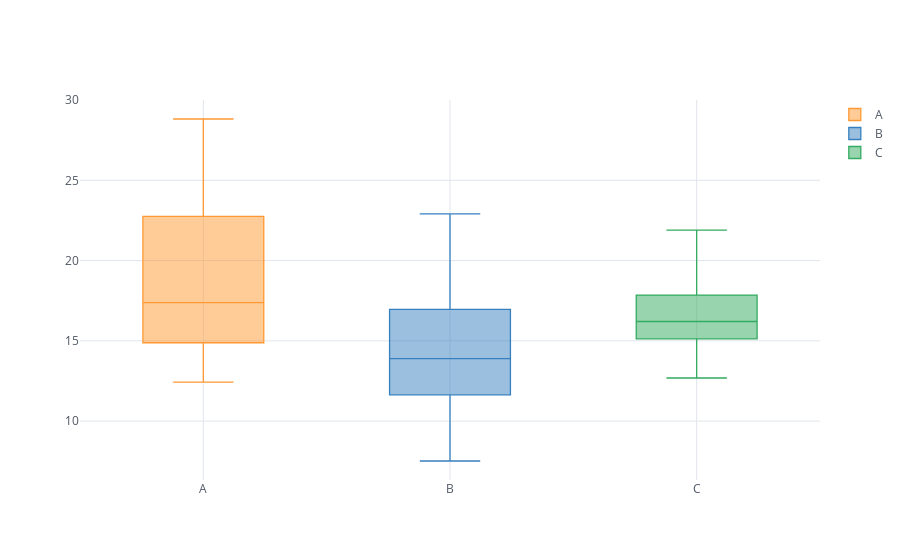

This figure's notebook cell:
### Code cell
df.iplot(kind = 'box')

#Box plot divides the data in four parts 25% 50% 75% and 100%
#Range between q1 and q3 (actual box region) is called Inter Quartile Range (IQR)
#This graph is used maily to find outliers in the dataset which is represented by dots on top or below the box plot. Below graph does not have outliers
#Distance from minimum most line to q1  = q1 + (1.5 X IQR)
#Distance from q3 to maximum line  = q3 + (1.5 X IQR)

#Median line represents 0 Std. Deviation
#q3 represents 1 Std. Deviation 
#line between q3 and maximum represents 2 Std. Deviation
#Maximum represents 3 Std. Deviation
#Anything beyond maximum represents Maximum Outliers

#Median line represents 0 Std. Deviation
#q1 represents -1 Std. Deviation 
#line between q1 and minimum represents -2 Std. Deviation
#Minimum represents -3 Std. Deviation
#Anything lower than minimum represents Minimum Outliers

### Figure 1 — Plotly figure (JSON) as saved in the notebook; plotly's stock layout.template omitted (floating-point values rounded to 4 significant figures)
{"data": [{"boxpoints": false, "line": {"width": 1.3}, "marker": {"color": "rgba(255, 153, 51, 1.0)"}, "name": "A", "orientation": "v", "type": "box", "y": [20.96, 20.63, 19.96, 19.99, 19.89, 19.92, 18.65, 18.45, 17.99, 19.69, 20.61, 20.92, 22.47, 23.42, 24.92, 23.85, 24.62, 23.97, 25.01, 23.65, 24.21, 26.27, 25.88, 26.9, 27.82, 27.55, 27.67, 27.02, 27.97, 28.82, 27.61, 25.48, 24.72, 24.16, 23.77, 23.86, 23.11, 23.02, 21.65, 21.01, 20.56, 18.37, 18.82, 18.8, 19.66, 18.45, 17.85, 17.7, 15.04, 12.91, 15.32, 14.6, 12.95, 15.4, 16.09, 17.05, 15.79, 13.26, 14.48, 12.43, 12.8, 13.4, 14.25, 13.7, 14.33, 15.08, 15.32, 14.12, 14.87, 13.96, 13.09, 14.52, 14.79, 14.23, 14.68, 14.51, 14.13, 14.96, 16.02, 16.15, 13.91, 14.27, 16.2, 16.42, 17.39, 16.98, 14.38, 15.34, 15.24, 14.9, 14.86, 15.55, 15.65, 17.33, 16.62, 17.6, 16.24, 17.35, 17.38, 15.52]}, {"boxpoints": false, "line": {"width": 1.3}, "marker": {"color": "rgba(55, 128, 191, 1.0)"}, "name": "B", "orientation": "v", "type": "box", "y": [20.88, 19.93, 19.93, 20.9, 21.2, 21.57, 22.91, 21.26, 21.92, 21.34, 21.32, 21.09, 21.1, 20.12, 17.81, 16.86, 16.8, 16.54, 16.72, 15.54, 15.44, 15.17, 13.91, 14.53, 13.23, 12.89, 13.69, 13.68, 12.44, 12.11, 13.08, 15.6, 16.69, 16.86, 17.2, 16.89, 19.05, 18.26, 19.17, 18.38, 17.92, 16.51, 15.06, 13.87, 12.24, 13.65, 11.68, 10.99, 11.2, 10.6, 11.17, 10.68, 10.63, 9.949, 9.592, 8.398, 8.165, 7.517, 7.668, 9.234, 10.78, 10.77, 10.85, 10.48, 11.73, 10.59, 10.77, 10.27, 10.36, 13.13, 13.53, 15.13, 15.47, 16.06, 17.21, 17.26, 17.5, 17.03, 14.63, 13.41, 12.48, 12.36, 12.03, 12.32, 12.43, 14.09, 14.38, 14.68, 15.47, 14.99, 14.24, 13.09, 12.73, 11.4, 12.3, 11.95, 11.25, 12.26, 11.59, 10.48]}, {"boxpoints": false, "line": {"width": 1.3}, "marker": {"color": "rgba(50, 171, 96, 1.0)"}, "name": "C", "orientation": "v", "type": "box", "y": [21.04, 20.87, 21.67, 20.23, 19.58, 19.35, 18.7, 18.69, 18.05, 16.44, 15.66, 15.7, 17.26, 17.27, 17.88, 18.32, 20.08, 20.86, 20.65, 20.42, 20.65, 21.89, 21.45, 20.54, 20.23, 19.52, 20.03, 18.61, 19.02, 17.83, 17.32, 16.46, 16.9, 17.47, 17.53, 17.43, 16.45, 14.41, 15.1, 13.31, 12.91, 12.69, 13.33, 14.51, 14.34, 16.13, 16.58, 15.87, 16.28, 18.01, 16.12, 15.95, 15.43, 16.5, 15.37, 15.15, 14.71, 15.26, 15.22, 14.5, 15.06, 14.23, 13.04, 13.51, 13.6, 14.05, 14.73, 13.76, 14.72, 13.94, 14.33, 15.71, 15.59, 16.43, 15.52, 15.95, 16.22, 16.71, 16.74, 16.78, 17.5, 17.18, 15.8, 14.43, 13.37, 13.75, 14.11, 16.9, 15.7, 16.19, 17.42, 17.71, 17.45, 15.94, 15.4, 15.19, 16.0, 15.75, 15.41, 15.61]}], "layout": {"legend": {"bgcolor": "#FFFFFF", "font": {"color": "#4D5663"}}, "paper_bgcolor": "#FFFFFF", "plot_bgcolor": "#FFFFFF", "title": {"font": {"color": "#4D5663"}}, "xaxis": {"gridcolor": "#E1E5ED", "showgrid": true, "tickfont": {"color": "#4D5663"}, "title": {"font": {"color": "#4D5663"}, "text": ""}, "zerolinecolor": "#E1E5ED"}, "yaxis": {"gridcolor": "#E1E5ED", "showgrid": true, "tickfont": {"color": "#4D5663"}, "title": {"font": {"color": "#4D5663"}, "text": ""}, "zerolinecolor": "#E1E5ED"}}}
